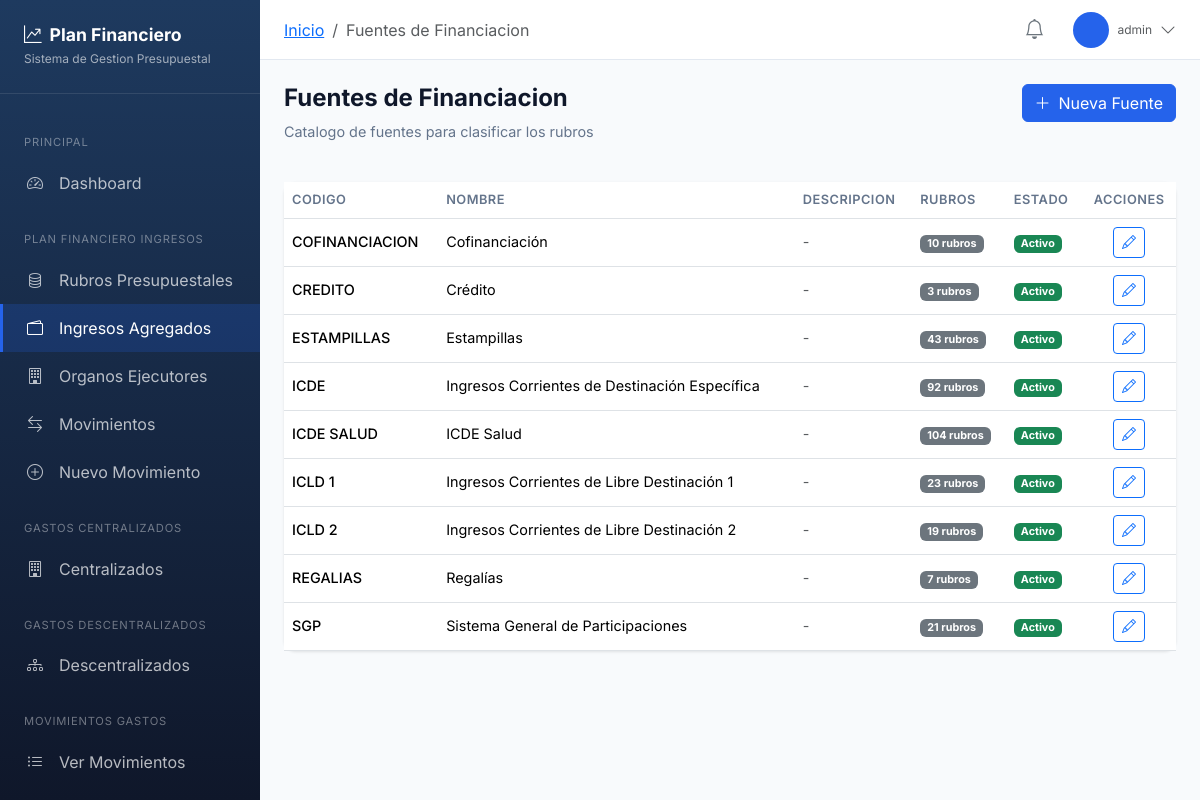
Screenshot of /app/fuentes/ (signed in) with the database file from the repository.
### planfinanciero/models.py (models this page shows, shortened)
class IngresoAgregado(models.Model):
    codigo = models.CharField(max_length=50, unique=True, verbose_name="Código")
    nombre = models.CharField(max_length=200, verbose_name="Nombre")
    descripcion = models.TextField(blank=True, verbose_name="Descripción")
    activo = models.BooleanField(default=True)
    class Meta:
        verbose_name = "Ingreso Agregado"
        verbose_name_plural = "Ingresos Agregados"
        ordering = ['codigo']

### planfinanciero/views.py (the view)
# urls.py: path('fuentes/', views.fuentes_lista, name='fuentes_lista'),
@login_required
def fuentes_lista(request):
    fuentes = IngresoAgregado.objects.all()
    return render(request, 'planfinanciero/fuentes_lista.html', {'fuentes': fuentes})

### templates/planfinanciero/fuentes_lista.html (shortened to what this page needs)
{% extends 'planfinanciero/base_app.html' %}
{% block breadcrumb %}
<li class="breadcrumb-item active">Fuentes de Financiacion</li>
{% endblock %}
{% block content %}
<div class="d-flex justify-content-between align-items-start mb-4">
    <div>
        <h1 class="page-title">Fuentes de Financiacion</h1>
        <p class="page-subtitle">Catalogo de fuentes para clasificar los rubros</p>
    </div>
    <a href="{% url 'planfinanciero:fuente_crear' %}" class="btn btn-primary">
        <i class="bi bi-plus-lg me-2"></i>Nueva Fuente
    </a>
</div>
<div class="card">
    <div class="card-body p-0">
        <div class="table-responsive">
            <table class="table table-hover mb-0">
                <thead>
                    <tr>
                        <th>Codigo</th>
                        <th>Nombre</th>
                        <th>Descripcion</th>
                        <th>Rubros</th>
                        <th>Estado</th>
                        <th class="text-center">Acciones</th>
                    </tr>
                </thead>
                <tbody>
                    {% for fuente in fuentes %}
                    <tr>
                        <td class="fw-medium">{{ fuente.codigo }}</td>
                        <td>{{ fuente.nombre }}</td>
                        <td class="text-muted">{{ fuente.descripcion|truncatewords:10|default:"-" }}</td>
                        <td>
                            <span class="badge bg-secondary">{{ fuente.rubros.count }} rubros</span>
                        </td>
                        <td>
                            {% if fuente.activo %}
                            <span class="badge bg-success">Activo</span>
                            {% else %}
                            <span class="badge bg-secondary">Inactivo</span>
                            {% endif %}
                        </td>
                        <td class="text-center">
                            <a href="{% url 'planfinanciero:fuente_editar' fuente.pk %}" class="btn btn-sm btn-outline-primary">
                                <i class="bi bi-pencil"></i>
                            </a>
                        </td>
                    </tr>
                    {% endfor %}
                </tbody>
            </table>
        </div>
    </div>
</div>
{% endblock %}

### templates/planfinanciero/base_app.html (shortened to what this page needs)
{% extends 'base.html' %}
{% load humanize %}
{% block body %}
<nav class="sidebar" id="sidebar">
    <div class="sidebar-brand">
        <h4><i class="bi bi-graph-up-arrow me-2"></i>Plan Financiero</h4>
        <small>Sistema de Gestion Presupuestal</small>
    </div>
    <div class="sidebar-nav">
        <div class="nav-section">Principal</div>
        <a href="{% url 'planfinanciero:dashboard' %}" class="nav-link {% if request.resolver_match.url_name == 'dashboard' %}active{% endif %}">
            <i class="bi bi-speedometer2"></i>
            <span>Dashboard</span>
        </a>
        <div class="nav-section">Plan Financiero Ingresos</div>
        <a href="{% url 'planfinanciero:rubros_lista' %}" class="nav-link {% if 'rubro' in request.resolver_match.url_name and 'gasto' not in request.resolver_match.url_name %}active{% endif %}">
            <i class="bi bi-database"></i>
            <span>Rubros Presupuestales</span>
        </a>
        <a href="{% url 'planfinanciero:fuentes_lista' %}" class="nav-link {% if 'fuente' in request.resolver_match.url_name %}active{% endif %}">
            <i class="bi bi-wallet2"></i>
            <span>Ingresos Agregados</span>
        </a>
        <a href="{% url 'planfinanciero:organos_lista' %}" class="nav-link {% if 'organo' in request.resolver_match.url_name %}active{% endif %}">
            <i class="bi bi-building"></i>
            <span>Organos Ejecutores</span>
        </a>
        <a href="{% url 'planfinanciero:movimientos_lista' %}" class="nav-link {% if 'movimiento' in request.resolver_match.url_name and 'gasto' not in request.resolver_match.url_name %}active{% endif %}">
            <i class="bi bi-arrow-left-right"></i>
            <span>Movimientos</span>
        </a>
        <a href="{% url 'planfinanciero:movimiento_crear' %}" class="nav-link">
            <i class="bi bi-plus-circle"></i>
            <span>Nuevo Movimiento</span>
        </a>
        <div class="nav-section">Gastos Centralizados</div>
        <a href="{% url 'planfinanciero:gastos_centralizados' %}" class="nav-link ">
            <i class="bi bi-building"></i>
            <span>Centralizados</span>
        </a>
        <div class="nav-section">Gastos Descentralizados</div>
        <a href="{% url 'planfinanciero:gastos_descentralizados' %}" class="nav-link {% if request.resolver_match.url_name == 'gastos_descentralizados' or tipo_entidad == 'DESCENTRALIZADO' %}active{% endif %}">
            <i class="bi bi-diagram-3"></i>
            <span>Descentralizados</span>
        </a>
        <div class="nav-section">Movimientos Gastos</div>
        <a href="{% url 'planfinanciero:gastos_movimientos_lista' %}" class="nav-link {% if 'gastos_movimiento' in request.resolver_match.url_name %}active{% endif %}">
            <i class="bi bi-list-ul"></i>
            <span>Ver Movimientos</span>
        </a>
        <a href="{% url 'planfinanciero:gastos_movimiento_crear' %}" class="nav-link">
        </a>
    </div>
</nav>
<main class="main-content">
    <header class="top-header">
        <div class="d-flex align-items-center">
            <nav aria-label="breadcrumb">
                <ol class="breadcrumb mb-0">
                    <li class="breadcrumb-item"><a href="{% url 'planfinanciero:dashboard' %}">Inicio</a></li>
                    {% block breadcrumb %}{% endblock %}
                </ol>
            </nav>
        </div>
        <div class="d-flex align-items-center gap-3">
            <div class="dropdown">
                <button class="btn btn-link position-relative" data-bs-toggle="dropdown">
                    <i class="bi bi-bell fs-5 text-secondary"></i>
                </button>
            </div>
            <div class="dropdown user-dropdown">
                <div class="d-flex align-items-center" data-bs-toggle="dropdown">
                    <div class="user-avatar me-2">
                    </div>
                    <div class="d-none d-md-block">
                        <div class="text-muted" style="font-size: 0.75rem;">{{ user.username }}</div>
                    </div>
                    <i class="bi bi-chevron-down ms-2 text-muted"></i>
                </div>
            </div>
        </div>
    </header>
    <div class="page-content">
        {% block content %}{% endblock %}
    </div>
</main>
{% endblock %}

### templates/base.html (style rules this page uses)
:root { --primary-color: #2563eb; --primary-dark: #1d4ed8; --secondary-color: #64748b; --success-color: #10b981; --danger-color: #ef4444; --warning-color: #f59e0b; --info-color: #06b6d4; --sidebar-width: 260px; --header-height: 60px; }
* { font-family: 'Inter', sans-serif; }
body { background-color: #f8fafc; }
.sidebar { position: fixed; top: 0; left: 0; width: var(--sidebar-width); height: 100vh; background: linear-gradient(180deg, #1e3a5f 0%, #0f172a 100%); color: white; z-index: 1000; overflow-y: auto; transition: transform 0.3s ease; }
.sidebar-brand { padding: 1.5rem; border-bottom: 1px solid rgba(255, 255, 255, 0.1); }
.sidebar-brand h4 { margin: 0; font-weight: 700; font-size: 1.1rem; }
.sidebar-brand small { color: rgba(255, 255, 255, 0.6); font-size: 0.75rem; }
.sidebar-nav { padding: 1rem 0; }
.nav-section { padding: 0.5rem 1.5rem; font-size: 0.7rem; text-transform: uppercase; letter-spacing: 0.05rem; color: rgba(255, 255, 255, 0.4); margin-top: 1rem; }
.sidebar-nav .nav-link { display: flex; align-items: center; padding: 0.75rem 1.5rem; color: rgba(255, 255, 255, 0.7); text-decoration: none; transition: all 0.2s; border-left: 3px solid transparent; }
.sidebar-nav .nav-link.active { background: rgba(37, 99, 235, 0.2); color: white; border-left-color: var(--primary-color); }
.sidebar-nav .nav-link i { width: 20px; margin-right: 0.75rem; font-size: 1rem; }
.main-content { margin-left: var(--sidebar-width); min-height: 100vh; }
.top-header { height: var(--header-height); background: white; border-bottom: 1px solid #e2e8f0; display: flex; align-items: center; justify-content: space-between; padding: 0 1.5rem; position: sticky; top: 0; z-index: 100; }
.page-content { padding: 1.5rem; }
.card { border: none; border-radius: 0.75rem; box-shadow: 0 1px 3px rgba(0, 0, 0, 0.1); }
.table { margin-bottom: 0; }
.table th { font-weight: 600; font-size: 0.8rem; text-transform: uppercase; letter-spacing: 0.03rem; color: var(--secondary-color); border-bottom-width: 1px; }
.table td { vertical-align: middle; font-size: 0.9rem; }
.btn-primary { background-color: var(--primary-color); border-color: var(--primary-color); }
.page-title { font-size: 1.2rem; font-weight: 700; color: #0f172a; margin-bottom: 0.25rem; }
.page-subtitle { color: var(--secondary-color); font-size: 0.8rem; }
@media (min-width: 768px) { .page-title { font-size: 1.5rem; margin-bottom: 0.5rem; } }
@media (min-width: 768px) { .page-subtitle { font-size: 0.9rem; } }
.user-dropdown { cursor: pointer; }
.user-avatar { width: 36px; height: 36px; border-radius: 50%; background: var(--primary-color); color: white; display: flex; align-items: center; justify-content: center; font-weight: 600; font-size: 0.85rem; }

### rows the page displays
IngresoAgregado: codigo "COFINANCIACION", nombre "Cofinanciación", descripcion "-", rubros.count "10", activo "Activo"
IngresoAgregado: codigo "CREDITO", nombre "Crédito", descripcion "-", rubros.count "3", activo "Activo"
IngresoAgregado: codigo "ESTAMPILLAS", nombre "Estampillas", descripcion "-", rubros.count "43", activo "Activo"
IngresoAgregado: codigo "ICDE", nombre "Ingresos Corrientes de Destinación Específica", descripcion "-", rubros.count "92", activo "Activo"
IngresoAgregado: codigo "ICDE SALUD", nombre "ICDE Salud", descripcion "-", rubros.count "104", activo "Activo"
IngresoAgregado: codigo "ICLD 1", nombre "Ingresos Corrientes de Libre Destinación 1", descripcion "-", rubros.count "23", activo "Activo"
IngresoAgregado: codigo "ICLD 2", nombre "Ingresos Corrientes de Libre Destinación 2", descripcion "-", rubros.count "19", activo "Activo"
IngresoAgregado: codigo "REGALIAS", nombre "Regalías", descripcion "-", rubros.count "7", activo "Activo"
IngresoAgregado: codigo "SGP", nombre "Sistema General de Participaciones", descripcion "-", rubros.count "21", activo "Activo"

### other values shown
{{ user.username }} "admin"
